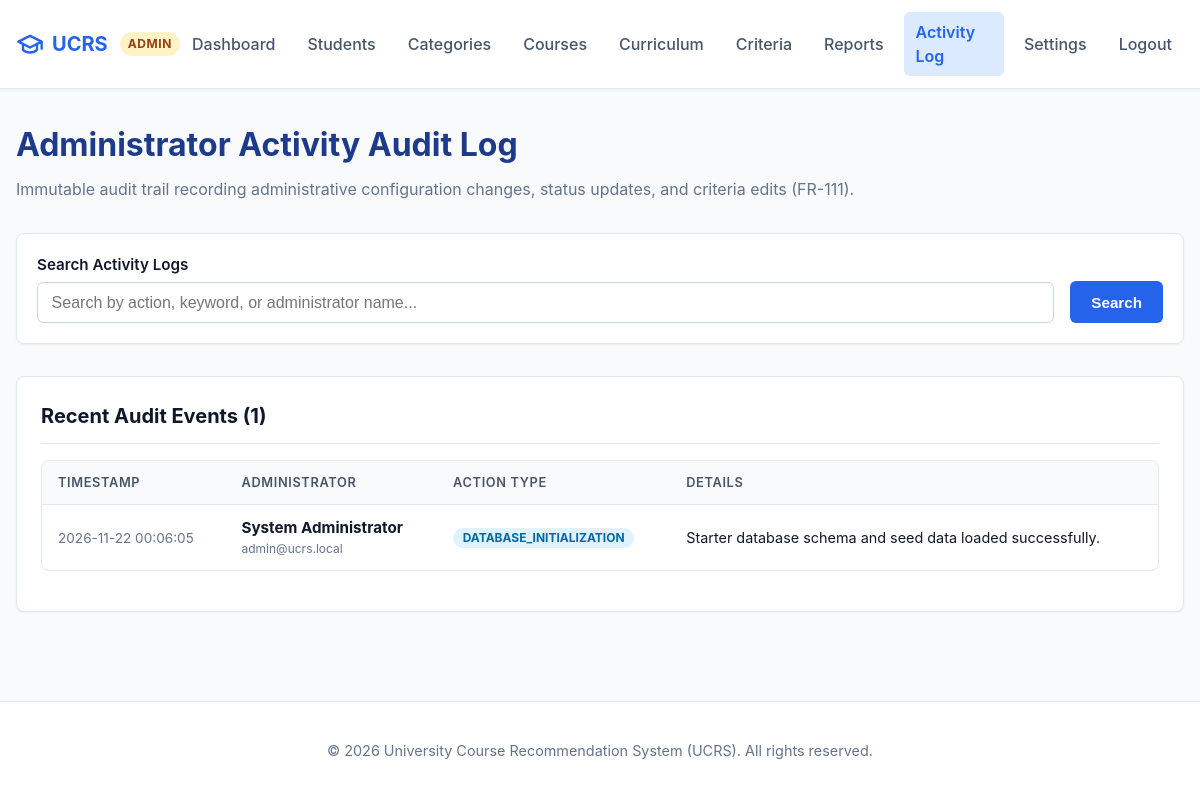
Page /admin/log.php (signed in) on the committed database.
### tables this page shows
CREATE TABLE IF NOT EXISTS activity_log (
    id INT AUTO_INCREMENT PRIMARY KEY,
    admin_id INT NOT NULL,
    action VARCHAR(100) NOT NULL,
    details TEXT,
    created_at TIMESTAMP DEFAULT CURRENT_TIMESTAMP,
    FOREIGN KEY (admin_id) REFERENCES users(id) ON DELETE CASCADE
);

CREATE TABLE IF NOT EXISTS users (
    id INT AUTO_INCREMENT PRIMARY KEY,
    full_name VARCHAR(100) NOT NULL,
    email VARCHAR(150) NOT NULL UNIQUE,
    password_hash VARCHAR(255) NOT NULL,
    role ENUM('STUDENT', 'ADMIN') NOT NULL DEFAULT 'STUDENT',
    education_level ENUM('SECONDARY', 'TERTIARY') NULL,
    is_active TINYINT(1) NOT NULL DEFAULT 1,
    failed_logins INT NOT NULL DEFAULT 0,
    locked_until DATETIME NULL,
    created_at TIMESTAMP DEFAULT CURRENT_TIMESTAMP
);

### includes/config.php (called while the page is built, shortened)
<?php
function app_url(string $path = ''): string {
    static $base = null;
    if ($base === null) {
        $docRoot = isset($_SERVER['DOCUMENT_ROOT']) ? str_replace('\\', '/', realpath($_SERVER['DOCUMENT_ROOT'])) : '';
        $appRoot = str_replace('\\', '/', realpath(APP_ROOT));
        if ($docRoot && str_starts_with($appRoot, $docRoot)) {
            $base = substr($appRoot, strlen($docRoot));
        } else {
            $script = str_replace('\\', '/', $_SERVER['SCRIPT_NAME'] ?? '');
            $parts = explode('/', trim($script, '/'));
            $base = !empty($parts) && $parts[0] !== 'index.php' ? '/' . $parts[0] : '';
        }
        $base = rtrim($base, '/');
    }
    $path = ltrim($path, '/');
    return ($base ? $base : '') . ($path !== '' ? '/' . $path : '');
}
function e(?string $value): string {
    return htmlspecialchars($value ?? '', ENT_QUOTES, 'UTF-8');
}

### admin/log.php (the view, shortened to what this page needs)
<?php
require_once __DIR__ . '/../includes/config.php';
$pdo = get_db();
$search = trim($_GET['search'] ?? '');
$query = "
    SELECT al.*, u.full_name AS admin_name, u.email AS admin_email
    FROM activity_log al
    JOIN users u ON al.admin_id = u.id
    WHERE 1=1
";
$params = [];
$query .= " ORDER BY al.created_at DESC, al.id DESC LIMIT 100";
$stmt = $pdo->prepare($query);
$stmt->execute($params);
$logs = $stmt->fetchAll();
require_once __DIR__ . '/../includes/header.php';
?>
<div style="margin-bottom: 2rem;">
    <h1 style="font-size: 2rem; margin: 0 0 0.5rem; color: #1e3a8a;">Administrator Activity Audit Log</h1>
    <p style="color: var(--text-muted); margin: 0;">
        Immutable audit trail recording administrative configuration changes, status updates, and criteria edits (FR-111).
    </p>
</div>
<div class="card" style="padding: 1.25rem; margin-bottom: 2rem;">
    <form method="GET" action="<?= e(app_url('admin/log.php')) ?>" style="display: flex; gap: 1rem; align-items: flex-end; flex-wrap: wrap;">
        <div style="flex: 1; min-width: 250px;">
            <label for="search" class="form-label">Search Activity Logs</label>
            <input type="text" id="search" name="search" class="form-control" value="<?= e($search) ?>" placeholder="Search by action, keyword, or administrator name...">
        </div>
        <div>
            <button type="submit" class="btn btn-primary">Search</button>
        </div>
    </form>
</div>
<div class="card">
    <div class="card-header">
        <h2 class="card-title">Recent Audit Events (<?= count($logs) ?>)</h2>
    </div>
    <?php if (empty($logs)): ?>
        <p style="color: var(--text-muted); text-align: center; padding: 2rem 0;">No audit events recorded yet.</p>
    <?php else: ?>
        <div class="table-responsive">
            <table class="data-table">
                <thead>
                    <tr>
                        <th>Timestamp</th>
                        <th>Administrator</th>
                        <th>Action Type</th>
                        <th>Details</th>
                    </tr>
                </thead>
                <tbody>
                    <?php foreach ($logs as $log): ?>
                        <tr>
                            <td style="white-space: nowrap; font-size: 0.85rem; color: var(--text-muted);">
                                <?= date('Y-m-d H:i:s', strtotime($log['created_at'])) ?>
                            </td>
                            <td>
                                <strong><?= e($log['admin_name']) ?></strong>
                                <div style="font-size: 0.75rem; color: var(--text-muted);"><?= e($log['admin_email']) ?></div>
                            </td>
                            <td>
                                <span class="badge badge-info"><?= e($log['action']) ?></span>
                            </td>
                            <td style="font-size: 0.9rem; color: var(--text-main);">
                                <?= e($log['details']) ?>
                            </td>
                        </tr>
                    <?php endforeach; ?>
                </tbody>
            </table>
        </div>
    <?php endif; ?>
</div>
<?php require_once __DIR__ . '/../includes/footer.php'; ?>

### assets/css/style.css (style rules this page uses)
:root { --primary: #2563eb; --primary-hover: #1d4ed8; --primary-light: #eff6ff; --secondary: #475569; --secondary-hover: #334155; --success: #16a34a; --success-bg: #f0fdf4; --success-border: #bbf7d0; --danger: #dc2626; --danger-bg: #fef2f2; --danger-border: #fecaca; --warning: #d97706; --warning-bg: #fffbeb; --warning-border: #fde68a; --info: #0284c7; --info-bg: #f0f9ff; --info-border: #bae6fd; --text-main: #0f172a; --text-muted: #64748b; --bg-page: #f8fafc; --bg-card: #ffffff; --border-color: #e2e8f0; --border-radius: 8px; --shadow-sm: 0 1px 2px 0 rgba(0, 0, 0, 0.05); --shadow-md: 0 4px 6px -1px rgba(0, 0, 0, 0.1), 0 2px 4px -2px rgba(0, 0, 0, 0.1); --shadow-lg: 0 10px 15px -3px rgba(0, 0, 0, 0.1), 0 4px 6px -4px rgba(0, 0, 0, 0.1); --transition: all 0.2s ease-in-out; }
*, *::before, *::after { box-sizing: border-box; }
body { margin: 0; font-family: -apple-system, BlinkMacSystemFont, "Segoe UI", Roboto, "Helvetica Neue", Arial, sans-serif; font-size: 16px; line-height: 1.5; color: var(--text-main); background-color: var(--bg-page); display: flex; flex-direction: column; min-height: 100vh; }
.card { background: var(--bg-card); border: 1px solid var(--border-color); border-radius: var(--border-radius); padding: 1.5rem; box-shadow: var(--shadow-sm); margin-bottom: 1.5rem; }
.card-header { border-bottom: 1px solid var(--border-color); padding-bottom: 0.75rem; margin-bottom: 1rem; display: flex; justify-content: space-between; align-items: center; flex-wrap: wrap; gap: 0.5rem; }
.card-title { margin: 0; font-size: 1.25rem; font-weight: 700; color: var(--text-main); }
.btn { display: inline-flex; align-items: center; justify-content: center; gap: 0.5rem; padding: 0.65rem 1.25rem; font-size: 0.95rem; font-weight: 600; border-radius: 6px; border: 1px solid transparent; cursor: pointer; transition: var(--transition); text-decoration: none; line-height: 1.25; }
.btn-primary { background-color: var(--primary); color: #ffffff; }
.form-label { display: block; margin-bottom: 0.35rem; font-weight: 600; font-size: 0.95rem; color: var(--text-main); }
.form-control { width: 100%; padding: 0.65rem 0.85rem; font-size: 1rem; border: 1px solid #cbd5e1; border-radius: 6px; background-color: #ffffff; color: var(--text-main); transition: var(--transition); }
.badge { display: inline-block; padding: 0.25rem 0.6rem; font-size: 0.75rem; font-weight: 700; line-height: 1; border-radius: 9999px; text-align: center; }
.badge-info { background-color: #e0f2fe; color: #0369a1; }
.table-responsive { width: 100%; overflow-x: auto; -webkit-overflow-scrolling: touch; margin-bottom: 1rem; border: 1px solid var(--border-color); border-radius: var(--border-radius); }
.data-table { width: 100%; border-collapse: collapse; text-align: left; font-size: 0.95rem; }
.data-table th, .data-table td { padding: 0.75rem 1rem; border-bottom: 1px solid var(--border-color); }
.data-table th { background-color: #f8fafc; font-weight: 600; color: var(--secondary); text-transform: uppercase; font-size: 0.8rem; letter-spacing: 0.05em; }
.data-table tbody tr:last-child td { border-bottom: none; }

### rows in the picture
activity_log: created_at "2026-11-22 00:06:05", admin.full_name "System Administrator", admin.email "admin@ucrs.local", action "DATABASE_INITIALIZATION", details "Starter database schema and seed data loaded successfully."

### other values in the picture
$userRole "ADMIN"
count($logs) "1"
